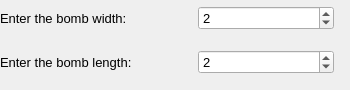
        <widget class="QWidget" name="attackbybombpage">
         <widget class="QWidget" name="gridLayoutWidget_5">
          <property name="geometry">
           <rect>
            <x>0</x>
            <y>0</y>
            <width>341</width>
            <height>81</height>
           </rect>
          </property>
          <layout class="QGridLayout" name="gridLayout_6">
           <property name="leftMargin">
            <number>0</number>
           </property>
           <property name="topMargin">
            <number>0</number>
           </property>
           <property name="rightMargin">
            <number>7</number>
           </property>
           <property name="horizontalSpacing">
            <number>62</number>
           </property>
           <property name="verticalSpacing">
            <number>14</number>
           </property>
           <item row="1" column="2">
            <widget class="QSpinBox" name="bomblength_input">
             <property name="font">
              <font>
               <pointsize>10</pointsize>
               <weight>50</weight>
               <bold>false</bold>
              </font>
             </property>
             <property name="value">
              <number>2</number>
             </property>
            </widget>
           </item>
           <item row="0" column="1">
            <widget class="QLabel" name="label_30">
             <property name="font">
              <font>
               <pointsize>10</pointsize>
               <weight>50</weight>
               <bold>false</bold>
              </font>
             </property>
             <property name="text">
              <string>Enter the bomb width:</string>
             </property>
            </widget>
           </item>
           <item row="0" column="2">
            <widget class="QSpinBox" name="bombwidth_input">
             <property name="font">
              <font>
               <pointsize>10</pointsize>
               <weight>50</weight>
               <bold>false</bold>
              </font>
             </property>
             <property name="value">
              <number>2</number>
             </property>
            </widget>
           </item>
           <item row="1" column="1">
            <widget class="QLabel" name="label_31">
             <property name="font">
              <font>
               <pointsize>10</pointsize>
               <weight>50</weight>
               <bold>false</bold>
              </font>
             </property>
             <property name="text">
              <string>Enter the bomb length:</string>
             </property>
            </widget>
           </item>
          </layout>
         </widget>
        </widget>
